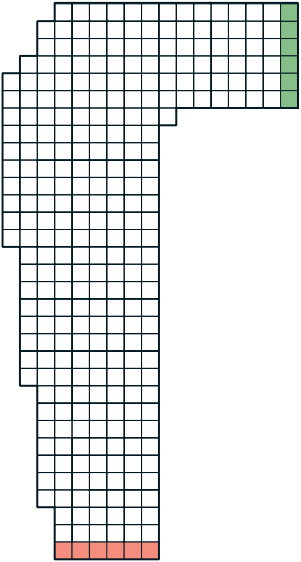
#> input picture race_track/track1.png, 301 x 562 px
$ python visualize_track.py
#> lines starting #> are read from the running program, lines starting #| are printed output that depends on the picture; after the words box and inside, x2 and y2 are one past the last pixel; in counts of white or black regions, pixels touching at a corner belong together
import cv2
import matplotlib.pyplot as plt
import numpy as np
import json

def read_track_1():
    image = cv2.imread("track1.png")
#> image is the input picture: shape (562, 301, 3); mean B, G, R 231.2, 230.8, 228.9
    h, w, _  = image.shape
#> h = 562; w = 301

    nh, nw = 32, 17
    tracks = json.load(open("track_1_policy.json", "r"))
#> (reads race_track/track_1_policy.json from the repository)
    for position_x, steps in tracks.items():
        color = list(map(int, np.random.randint(0, 256, 3)))
        shift = np.random.rand()*0.2 - 0.1
        for i in range(len(steps) -1):
            begin = (int(w/nw*(steps[i][1] + 0.5+ shift)), int(h/nh*(steps[i][0] + 0.5+ shift)))
            end = (int(w/nw*(steps[i+1][1] + 0.5+ shift)), int(h/nh*(steps[i+1][0] + 0.5+ shift)))
            image = cv2.line(image, begin, end, color, 3)
            image = cv2.circle(image, end, 5, color, -1)
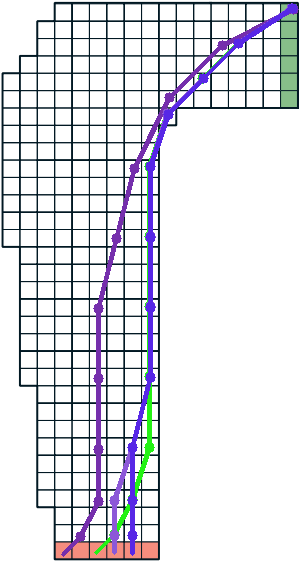
#> image: shape (562, 301, 3); 4.87% of pixels changed, all inside (x1, y1, x2, y2) = (61, 3, 299, 557)
    cv2.imshow('image', image)
    cv2.imwrite('track1_visualization.png', image)
    cv2.waitKey()

def read_track_2():
    image = cv2.imread("track2.png")[:-3,2 :-3, :]
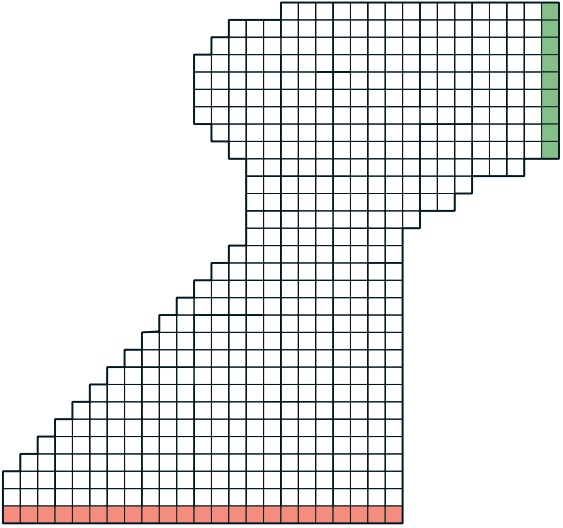
#> input picture race_track/track2.png, 563 x 528 px
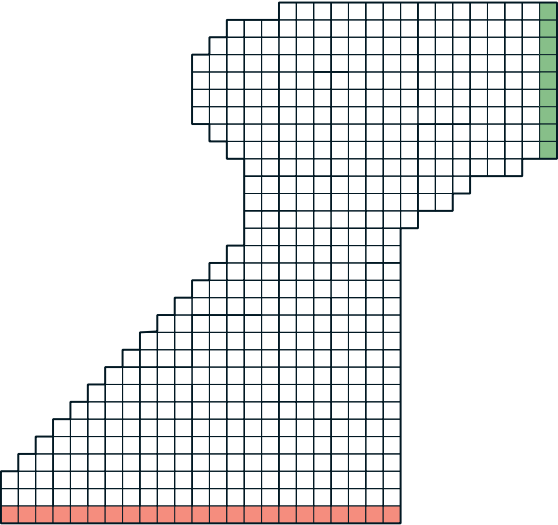
#> image: shape (525, 558, 3); mean B, G, R 231.1, 230.8, 230.3
    h, w, _  = image.shape
#> h = 525; w = 558

    nh, nw = 30, 32
    tracks = json.load(open("track_2_policy.json", "r"))
#> (reads race_track/track_2_policy.json from the repository)

    for position_x, steps in tracks.items():
        color = list(map(int, np.random.randint(0, 256, 3)))
        shift = np.random.rand()*0.2 - 0.1
        for i in range(len(steps) -1):
            begin = (int(w/nw*(steps[i][1] + 0.5+ shift)), int(h/nh*(steps[i][0] + 0.5+ shift)))
            end = (int(w/nw*(steps[i+1][1] + 0.5+ shift)), int(h/nh*(steps[i+1][0] + 0.5+ shift)))
            image = cv2.line(image, begin, end, color, 3)
            image = cv2.circle(image, end, 5, color, -1)
#> this loop made 23 passes
#> color on passes 1 to 12: [9, 148, 115], [197, 254, 79], [82, 99, 216], [29, 147, 147], [32, 193, 9], [32, 31, 202], [163, 254, 203], [28, 34, 128], [53, 133, 38], [17, 79, 132], [186, 31, 120], [231, 169, 57]
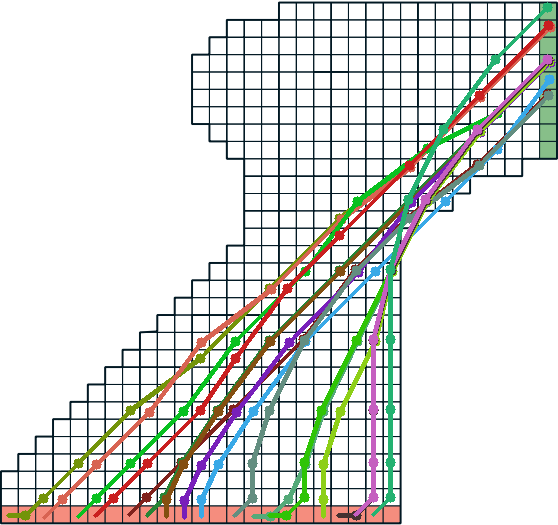
#> image: shape (525, 558, 3); 10.32% of pixels changed, all inside (x1, y1, x2, y2) = (6, 2, 556, 522)
    cv2.imshow('image', image)
    cv2.imwrite('track2_visualization.png', image)
    cv2.waitKey()


if __name__ == "__main__":
    read_track_1()
    read_track_2()
